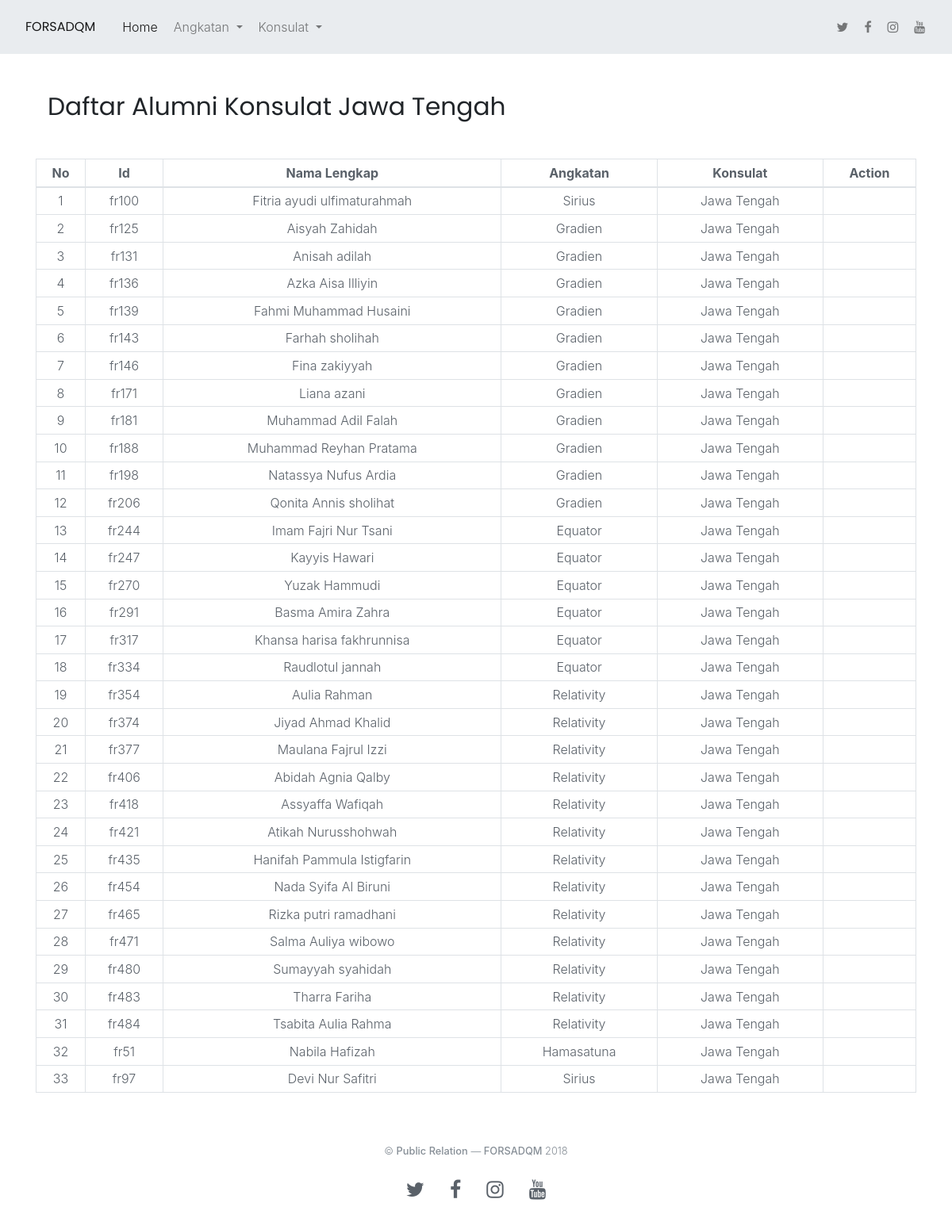
The page /index.php/konsulat/jateng on the database its author committed.
### tables this page shows
CREATE TABLE `t_alumni` (
  `id` varchar(5) NOT NULL,
  `nama` varchar(34) NOT NULL,
  `jk` varchar(6) NOT NULL,
  `tempat` varchar(33) DEFAULT NULL,
  `tgl` date DEFAULT NULL,
  `angkatan` int(11) NOT NULL,
  `status` varchar(28) DEFAULT NULL,
  `alamat` varchar(162) NOT NULL,
  `konsulat` int(11) NOT NULL,
  `hp` varchar(40) NOT NULL,
  `email` varchar(45) DEFAULT NULL,
  `sosmed` varchar(70) DEFAULT NULL,
  `profesi` varchar(62) NOT NULL,
  `pekerjaan` varchar(98) NOT NULL,
  `institusi` varchar(67) DEFAULT NULL,
  `fakultas` varchar(66) DEFAULT NULL,
  `kerja` varchar(37) DEFAULT NULL,
  `perusahaan` varchar(101) DEFAULT NULL,
  `riwayat` varchar(554) DEFAULT NULL,
  `prestasi` varchar(500) DEFAULT NULL,
  `liqo` varchar(5) DEFAULT NULL,
  `murobbi` varchar(426) DEFAULT NULL,
  `hp_murobbi` varchar(23) DEFAULT NULL,
  `alasan` varchar(174) DEFAULT NULL
);

CREATE TABLE `t_angkatan` (
  `id` int(11) NOT NULL,
  `nama` varchar(30) NOT NULL
);

CREATE TABLE `t_konsulat` (
  `id` int(11) NOT NULL,
  `nama` varchar(30) NOT NULL
);

### application/controllers/Konsulat.php (called while the page is built, shortened)
<?php
class Konsulat extends CI_Controller{
    function jateng(){
        $this->load->model('M_Forsadqm');
		$data['alumni']		= $this->M_Forsadqm->alumni()->result();
		$data['konsulat']	= $this->M_Forsadqm->konsulat()->result();
		$data['angkatan']	= $this->M_Forsadqm->angkatan()->result();
		$data['jateng']    		= $this->db->get_where('t_alumni',array('konsulat'=>'6'))->result();
		$data['irhaby']			= $this->db->get_where('t_alumni',array('angkatan'=>'1'))->result();
		$data['hamasatuna']		= $this->db->get_where('t_alumni',array('angkatan'=>'2'))->result();
		$data['sirius']			= $this->db->get_where('t_alumni',array('angkatan'=>'3'))->result();
		$data['gradien']		= $this->db->get_where('t_alumni',array('angkatan'=>'4'))->result();
		$data['equator']		= $this->db->get_where('t_alumni',array('angkatan'=>'5'))->result();
		$data['relativity']		= $this->db->get_where('t_alumni',array('angkatan'=>'6'))->result();
		$this->load->view('layout/header');
		$this->load->view('konsulat/jateng',$data);
		$this->load->view('layout/footer');
    }
}
?>

### index.php (called while the page is built, shortened)
<?php
require_once BASEPATH.'core/CodeIgniter.php';

### application/models/M_Forsadqm.php (called while the page is built, shortened)
<?php
class M_Forsadqm extends CI_Model{
    function konsulat(){
        return $this->db->get('t_konsulat');
        return $query->result();
    }
    function angkatan(){
        return $this->db->get('t_angkatan');
        return $query->result();
    }
}
?>

### application/views/konsulat/jateng.php (the view)
<div id="" class="container mb-5 mt-5">
       <div class="section-title col-md-12 ml-auto mr-auto">
           <h3 class="mb-4">Daftar Alumni Konsulat Jawa Tengah</h3>
       </div>
   </div>
   <div class="container">
       <table class="table table-sm table-bordered table-hover">
           <thead>
               <tr>
                   <th class="text-center">No</th>
                   <th class="text-center">Id</th>
                   <th class="text-center">Nama Lengkap</th>
                   <th class="text-center">Angkatan</th>
                   <th class="text-center">Konsulat</th>
                   <th class="text-center">Action</th>
               </tr>
           </thead>
           <tbody>
           <?php
           $no = 1;
           foreach($jateng as $a){ ?>
               <tr>
                   <td class="text-center"><?php echo $no++ ?></td>
                   <td class="text-center"><?php echo $a->id ?></td>
                   <td class="text-center"><?php echo $a->nama ?></td>
                   <td class="text-center">
                       <?php foreach($angkatan as $an){ ?>
                           <?php if($a->angkatan == $an->id): ?>
                               <?php echo $an->nama ?>
                           <?php endif; ?>
                       <?php } ?>
                   </td>
                   <td class="text-center">
                       <?php foreach($konsulat as $k){ ?>
                           <?php if($a->konsulat == $k->id): ?>
                               <?php echo $k->nama ?>
                           <?php endif; ?>
                       <?php } ?>
                   </td>
                   <td class="text-center"></td>
               </tr>
           <?php } ?>
           </tbody>
       </table>
   </div>

### rows shown on the page
t_alumni: id "fr100", nama "Fitria ayudi ulfimaturahmah"
t_angkatan: nama "Sirius"
t_konsulat: nama "Jawa Tengah"
t_alumni: id "fr125", nama "Aisyah Zahidah"
t_angkatan: nama "Gradien"
t_alumni: id "fr131", nama "Anisah adilah"
t_alumni: id "fr136", nama "Azka Aisa Illiyin"
t_alumni: id "fr139", nama "Fahmi Muhammad Husaini"
t_alumni: id "fr143", nama "Farhah sholihah"
t_alumni: id "fr146", nama "Fina zakiyyah"
t_alumni: id "fr171", nama "Liana azani"
t_alumni: id "fr181", nama "Muhammad Adil Falah"
t_alumni: id "fr188", nama "Muhammad Reyhan Pratama"
t_alumni: id "fr198", nama "Natassya Nufus Ardia"
t_alumni: id "fr206", nama "Qonita Annis sholihat"
t_alumni: id "fr244", nama "Imam Fajri Nur Tsani"
t_angkatan: nama "Equator"
t_alumni: id "fr247", nama "Kayyis Hawari"
t_alumni: id "fr270", nama "Yuzak Hammudi"
t_alumni: id "fr291", nama "Basma Amira Zahra"
t_alumni: id "fr317", nama "Khansa harisa fakhrunnisa"
t_alumni: id "fr334", nama "Raudlotul jannah"
t_alumni: id "fr354", nama "Aulia Rahman"
t_angkatan: nama "Relativity"
t_alumni: id "fr374", nama "Jiyad Ahmad Khalid"
t_alumni: id "fr377", nama "Maulana Fajrul Izzi"
t_alumni: id "fr406", nama "Abidah Agnia Qalby"
t_alumni: id "fr418", nama "Assyaffa Wafiqah"
t_alumni: id "fr421", nama "Atikah Nurusshohwah"
t_alumni: id "fr435", nama "Hanifah Pammula Istigfarin"
t_alumni: id "fr454", nama "Nada Syifa Al Biruni"
t_alumni: id "fr465", nama "Rizka putri ramadhani"
t_alumni: id "fr471", nama "Salma Auliya wibowo"
t_alumni: id "fr480", nama "Sumayyah syahidah"
t_alumni: id "fr483", nama "Tharra Fariha"
t_alumni: id "fr484", nama "Tsabita Aulia Rahma"
t_alumni: id "fr51", nama "Nabila Hafizah"
t_angkatan: nama "Hamasatuna"
t_alumni: id "fr97", nama "Devi Nur Safitri"
